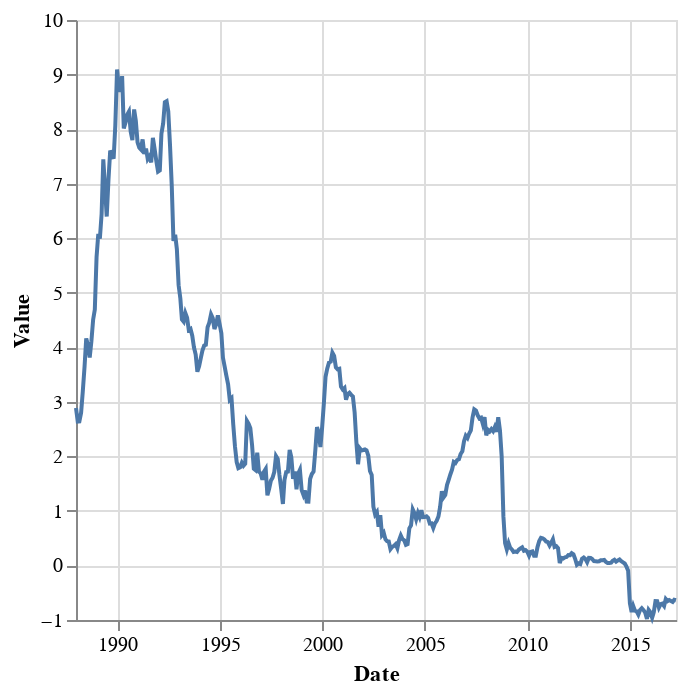

Notebook cell for this chart:
### Code cell
alt.Chart(df[df['D0'] == '1J']).mark_line().encode(
    x='Date',
    y='Value'
)

### Figure 1 — Vega-Lite specification as saved in the notebook (floating-point values rounded to 4 significant figures; data arrays with more than 128 entries replaced by an {"elided": "..."} marker saying what was removed)
{"config": {"view": {"continuousWidth": 300, "continuousHeight": 300}}, "data": {"name": "data-23c60922f895f69d351d8a30efd420bc"}, "mark": {"type": "line"}, "encoding": {"x": {"field": "Date", "type": "temporal"}, "y": {"field": "Value", "type": "quantitative"}}, "$schema": "https://vega.github.io/schema/vega-lite/v5.20.1.json", "datasets": {"data-23c60922f895f69d351d8a30efd420bc": {"elided": "352 records"}}}
